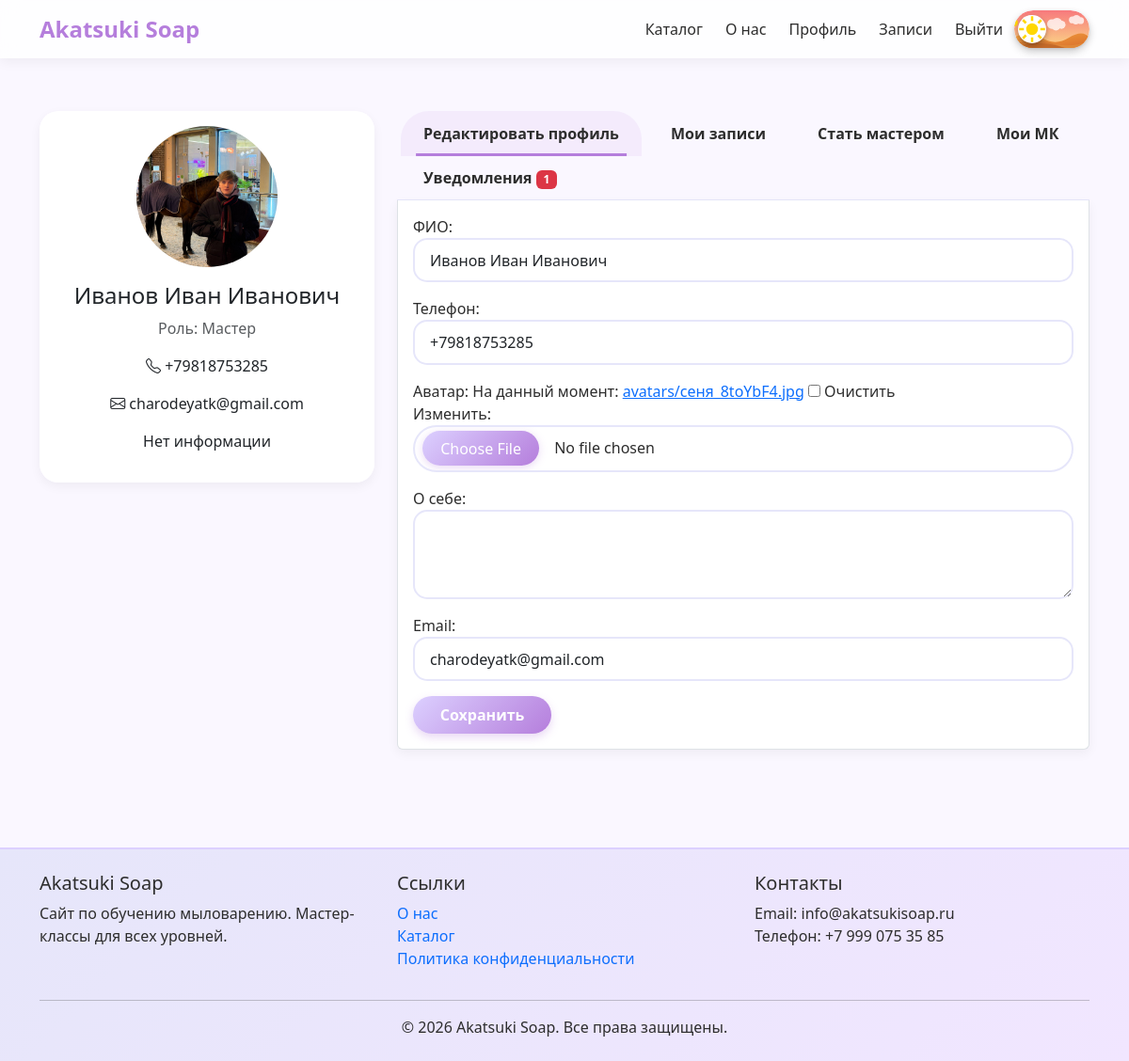
Page /profile/ (signed in) on the committed database.
### main/models.py (models this page shows, shortened)
class ProfileUser(models.Model):
    user = models.OneToOneField(User, on_delete=models.CASCADE, related_name='profile')
    role = models.ForeignKey(Role, on_delete=models.PROTECT, verbose_name="Роль")
    fio = models.CharField(max_length=255, verbose_name="ФИО")
    phone = models.CharField(max_length=20, verbose_name="Телефон")
    avatar = models.ImageField(upload_to='avatars/', blank=True, null=True, verbose_name="Аватар")
    bio = models.TextField(blank=True, verbose_name="О себе")
    def is_master(self): return self.role.name == 'Мастер'

class Role(models.Model):
    name = models.CharField(max_length=50, unique=True, verbose_name="Название роли")

### main/views.py (the view)
# urls.py: path('profile/', views.profile_view, name='profile'),
@login_required
def profile_view(request):
    profile = request.user.profile
    active_request = MasterRequest.objects.filter(client=request.user, status=1).first()
    master_requests = MasterRequest.objects.filter(client=request.user).order_by('-created_at')
    signups = SignUpClass.objects.filter(client=request.user).select_related('session', 'session__masterclass')
    my_masterclasses = MasterClass.objects.filter(master=request.user) if profile.is_master() else None
    notifications = Notification.objects.filter(user=request.user, is_read=False)
    can_apply = not profile.is_master() and not request.user.is_staff and not active_request
    if request.method == 'POST':
        form = ProfileUserForm(request.POST, request.FILES, instance=profile, user=request.user)
        master_form = MasterRequestForm(request.POST) if can_apply else None
        if 'update_profile' in request.POST:
            if form.is_valid():
                form.save()
                messages.success(request, 'Профиль обновлён.')
                return redirect('profile')
        elif 'master_request' in request.POST:
            if can_apply and master_form and master_form.is_valid():
                master_request = master_form.save(commit=False)
                master_request.client = request.user
                master_request.save()
                messages.success(request, 'Заявка на роль мастера отправлена.')
                return redirect('profile')
            else:
                messages.error(request, 'Вы не можете подать заявку на роль мастера.')
                return redirect('profile')
        else:
            return redirect('profile')
    else:
        form = ProfileUserForm(instance=profile, user=request.user)
        master_form = MasterRequestForm() if can_apply else None
    context = {
        'profile': profile,
        'form': form,
        'master_form': master_form,
        'signups': signups,
        'my_masterclasses': my_masterclasses,
        'active_request': active_request,
        'master_requests': master_requests,
        'notifications': notifications,
    }
    return render(request, 'main/profile.html', context)

### main/forms.py (shortened to what this page needs)
class ProfileUserForm(forms.ModelForm):
    email = forms.EmailField(
        label='Email',
        required=True,
        widget=forms.EmailInput(attrs={'class': 'form-control'})
    )
    class Meta:
        model = ProfileUser
        fields = ['fio', 'phone', 'avatar', 'bio']
        widgets = {
            'fio': forms.TextInput(attrs={'class': 'form-control'}),
            'phone': forms.TextInput(attrs={'class': 'form-control'}),
            'bio': forms.Textarea(attrs={'rows': 3, 'class': 'form-control'}),
        }
    def __init__(self, *args, **kwargs):
        self.user = kwargs.pop('user', None)
        super().__init__(*args, **kwargs)
        if self.instance and self.instance.user:
            self.fields['email'].initial = self.instance.user.email

### templates/main/profile.html (shortened to what this page needs)
{% extends 'base.html' %}
{% load static %}
{% block content %}
<div class="row">
    <div class="col-md-4">
        <div class="card profile-card">
            <div class="card-body text-center">
                {% if profile.avatar %}
                    <img src="{{ profile.avatar.url }}" alt="Avatar" class="rounded-circle img-fluid mb-3" style="width: 150px; height: 150px; object-fit: cover;">
                {% else %}
                    <img src="{% static 'images/default-avatar.png' %}" alt="Avatar" class="rounded-circle img-fluid mb-3" style="width: 150px; height: 150px; object-fit: cover;">
                {% endif %}
                <h4>{{ profile.fio }}</h4>
                <p class="text-muted">Роль: {{ profile.role.name }}</p>
                <p><i class="bi bi-telephone"></i> {{ profile.phone }}</p>
                <p><i class="bi bi-envelope"></i> {{ user.email }}</p>
                <p>{{ profile.bio|default:"Нет информации" }}</p>
            </div>
        </div>
    </div>
    <div class="col-md-8">
        <ul class="nav nav-tabs" id="profileTab" role="tablist">
            <li class="nav-item" role="presentation">
                <button class="nav-link active" id="edit-tab" data-bs-toggle="tab" data-bs-target="#edit" type="button" role="tab">Редактировать профиль</button>
            </li>
            <li class="nav-item" role="presentation">
                <button class="nav-link" id="signups-tab" data-bs-toggle="tab" data-bs-target="#signups" type="button" role="tab">Мои записи</button>
            </li>
            <li class="nav-item" role="presentation">
                <button class="nav-link" id="master-request-tab" data-bs-toggle="tab" data-bs-target="#master-request" type="button" role="tab">Стать мастером</button>
            </li>
            {% if profile.is_master %}
            <li class="nav-item" role="presentation">
                <button class="nav-link" id="my-mc-tab" data-bs-toggle="tab" data-bs-target="#my-mc" type="button" role="tab">Мои МК</button>
            </li>
            {% endif %}
            <li class="nav-item" role="presentation">
                <button class="nav-link" id="notifications-tab" data-bs-toggle="tab" data-bs-target="#notifications" type="button" role="tab">
                    Уведомления {% if notifications.count %}<span class="badge bg-danger">{{ notifications.count }}</span>{% endif %}
                </button>
            </li>
        </ul>
        <div class="tab-content p-3 border border-top-0 rounded-bottom" id="profileTabContent">
            <div class="tab-pane fade show active" id="edit" role="tabpanel">
                <form method="post" enctype="multipart/form-data">
                    {{ form.as_p }}
                    <button type="submit" class="btn btn-primary">Сохранить</button>
                </form>
            </div>
        </div>
    </div>
</div>
{% endblock %}

### static/css/style.css (style rules this page uses)
:root { --lavender-light: #e6e6fa; --lavender-medium: #dcd0ff; --lavender-dark: #b57edc; --accent-gold: #d4af37; --text-dark: #2d2d2d; --text-muted: #6c757d; --bg-light: #faf7ff; --shadow-sm: 0 4px 12px rgba(0, 0, 0, 0.05); --shadow-md: 0 8px 24px rgba(0, 0, 0, 0.1); --border-radius: 20px; --transition: all 0.5s ease; }
body { font-family: 'Segoe UI', Roboto, system-ui, -apple-system, sans-serif; background-color: var(--bg-light); color: var(--text-dark); min-height: 100vh; display: flex; flex-direction: column; margin: 0; }
html, body { overflow-x: hidden; width: 100%; position: relative; }
.nav-link { color: var(--text-dark) !important; font-weight: 500; margin: 0 0.25rem; transition: var(--transition); position: relative; }
.nav-link::after { content: ''; position: absolute; bottom: 0; left: 50%; width: 0; height: 2px; background: var(--lavender-dark); transition: width 0.5s ease; transform: translateX(-50%); }
.card { border: none; border-radius: var(--border-radius); box-shadow: var(--shadow-sm); transition: transform 0.5s ease, box-shadow 0.5s ease; background: rgba(255, 255, 255, 0.9); backdrop-filter: blur(5px); overflow: hidden; }
.profile-card { transition: transform 0.5s ease, box-shadow 0.5s ease; }
.btn-primary { background: linear-gradient(135deg, var(--lavender-medium), var(--lavender-dark)); border: none; border-radius: 30px; padding: 0.5rem 1.8rem; font-weight: 600; transition: var(--transition); box-shadow: 0 4px 10px rgba(181, 126, 220, 0.3); }
input[type=file] { color: var(--text-dark); background-color: rgba(255, 255, 255, 0.9); border: 2px solid var(--lavender-light); border-radius: 30px; padding: 0.3rem 0.5rem; width: 100%; transition: var(--transition); }
.form-control, .form-select { border-radius: 15px; border: 2px solid var(--lavender-light); padding: 0.6rem 1rem; transition: border-color 0.5s ease, box-shadow 0.5s ease, transform 0.5s ease; background: rgba(255, 255, 255, 0.9); }
.nav-tabs { border-bottom: 2px solid var(--lavender-light); margin-bottom: -1px; }
.nav-tabs .nav-link { border: none; color: var(--text-muted); font-weight: 600; padding: 0.75rem 1.5rem; transition: var(--transition); position: relative; margin-right: 0.2rem; border-radius: 30px 30px 0 0; background: transparent; }
.nav-tabs .nav-link::after { content: ''; position: absolute; bottom: 0; left: 50%; width: 0; height: 3px; background: var(--lavender-dark); transition: width 0.5s ease, transform 0.5s ease; transform: translateX(-50%); }
.nav-tabs .nav-link:hover::after, .nav-tabs .nav-link.active::after { width: calc(100% - 2rem); }
.nav-tabs .nav-link.active { color: var(--lavender-dark); background: rgba(181, 126, 220, 0.1); }
.tab-content { background: white; border-radius: 0 0 var(--border-radius) var(--border-radius); border: 1px solid var(--lavender-light); border-top: none; padding: 2rem; transition: box-shadow 0.5s ease, transform 0.5s ease; box-shadow: var(--shadow-sm); }

### rows in the picture
ProfileUser: avatar (picture), fio "Иванов Иван Иванович", role.name "Мастер", phone "+79818753285", bio "Нет информации"

### other values in the picture
{{ user.email }} "charodeyatk@gmail.com"
{{ notifications.count }} "1"
